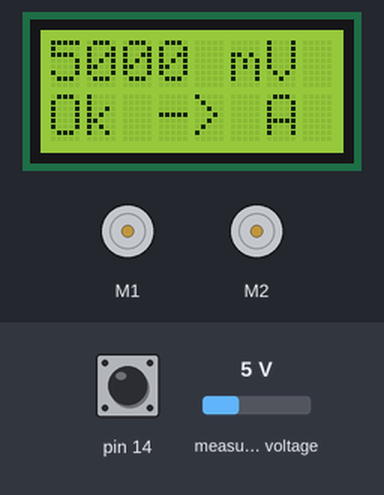
The sketch below on a simulated Arduino Leonardo, built with avr-gcc and run on an emulated ATmega32U4. On the bench: 8×2 character LCD, 2 × DC motor (green arrow = forward, orange = backward, longer = faster). The test bench sets the inputs (shaded band); at power-on: pin 14 HIGH, measured voltage 5 V.

Above: at 1.1 s.
1.2 s: pin 14 pulled LOW for 0.35 s
At 1.6 s:
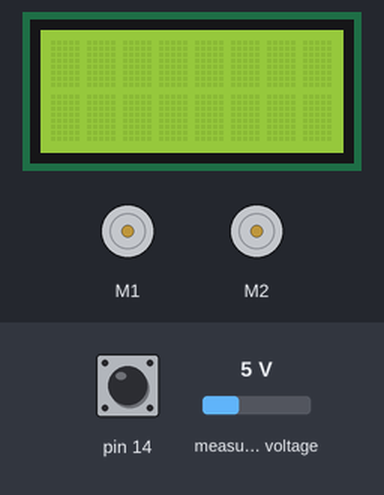
At 3.3 s:
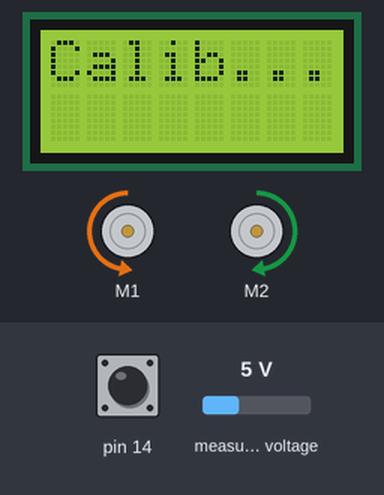
4.5 s: pin 14 pulled LOW for 1 s
At 5.9 s:
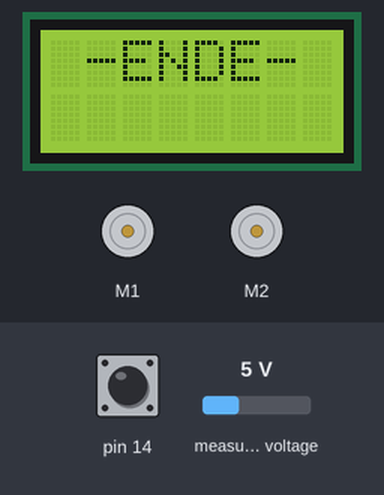
Timing chart, 0 to 7.5 s (numbered marks = the images above; inputs shaded):
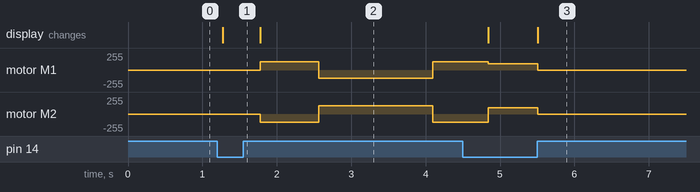

The sketch:

reactToEventLineFollower.ino
```cpp
#include <Zumo32U4.h>

Zumo32U4LineSensors sensors;
Zumo32U4ButtonA buttonA;
Zumo32U4ButtonB buttonB;
Zumo32U4ButtonC buttonC;
Zumo32U4Motors motors;
Zumo32U4LCD lcd;

#define sensorCount 5
unsigned int sensorValues[sensorCount];
int line = 2000;
int avSpeed = 150;
int edge = 500;         //black = 950
float kp = 1.0;
float kd = 2.5;
int count = 1;
int event = 0;


void setup() {
    testBattery();
    sensors.initFiveSensors();
    lcd.print("Calib...");
    autoCalibration();
    lcd.gotoXY(0, 1);
    lcd.print("Go -> A");
    buttonA.waitForPress();
    lcd.clear();
}

void loop() {
    sensors.readCalibrated(sensorValues);
    int position = sensors.readLine(sensorValues);
    if (!isEvent()) {
        followLine(position);
    } else {
        event++;
        if (event < 12) {
            reactToEvent(event);
        } else {
            motors.setSpeeds(0, 0);
            lcd.clear();
            lcd.print(" -ENDE- ");
        }
    }
}
```

calibration.ino
```cpp
void autoCalibration() {
    for (int i = 0; i < 120; i++) {
        if (i > 30 && i <= 90) {
        motors.setSpeeds(-200, 200);
        } else {
        motors.setSpeeds(200, -200);
        }
        sensors.calibrate();
    }
    motors.setSpeeds(0, 0);
}
```

followLine.ino
```cpp
void followLine(int pPosition) {
    static int oldE;
    int newE = line - pPosition;
    float diff = newE - oldE;
    int deltaSpeed = (kp * newE) + (kd * diff);
    oldE = newE;
    motors.setSpeeds(avSpeed - deltaSpeed, avSpeed + deltaSpeed);
}
```

reactToEvent.ino
```cpp
bool right = true;
bool left = false;

bool isEvent() {
    return ((sensorValues[0] > edge) || (sensorValues[2] < edge) || (sensorValues[4] > edge));
}

void reactToEvent(int pEventNum) {
    switch (pEventNum) {
        case 1:
        case 2:
        case 11:
        case 12:
            turn(right);
        break;

        case 3:
            followEdge();
        break;

        case 4:

        break;

        case 5:

        break;
    }
}

void turn(bool pDirection) {
    sensors.readCalibrated(sensorValues);
    motors.setSpeeds(150, 150);
    delay(200);
    if (pDirection) {
        while (sensorValues[2] > edge) {
            motors.setSpeeds(150, -150);
            while (sensorValues[2] < edge) {
                motors.setSpeeds(100, -100);
            }
        }
    }


    // if (pDirection == right) {
    //     motors.setSpeeds(150, -150);
    //     delay(300);
    // }
    // if (pDirection == left) {
    //     motors.setSpeeds(150, -150);
    //     delay(300);
    // }
}

void followEdge() {

}
```

testBattery.ino
```cpp
void testBattery() {
  int uMin = 4200;
  int uBat;
  while (!buttonA.isPressed()) {
    uBat = readBatteryMillivolts();
    lcd.gotoXY(0, 0); lcd.print(uBat); lcd.print(" mV");

    lcd.gotoXY(0, 1);
    if (uBat < uMin) {
      lcd.print("Too low!");
    }
    else {
      lcd.print("Ok -> A");
    }
    delay(300);
  }

  if (uBat < uMin) {
    lcd.clear();
    lcd.print("Change");
    lcd.gotoXY(0, 1);
    lcd.print("Battery");
    while (1);
  }
  else{
    lcd.clear();
  }
  delay(500);
}
```

Measured:
- after the input at 1.2 s, motor M1: stopped → forward 127/255 after 0.58 s, → backward 127/255 0.79 s later, → forward 127/255 1.5 s later; motor M2: stopped → backward 127/255 after 0.58 s, → forward 127/255 0.79 s later, → backward 127/255 1.5 s later; the display: changes after 0.07 s (image 1)
- after the input at 4.5 s, motor M1: forward 127/255 → forward 95/255 after 0.34 s, → stopped 0.67 s later; motor M2: backward 127/255 → forward 95/255 after 0.34 s, → stopped 0.67 s later; the display: first changes after 0.34 s (image 3 shows a later state)
